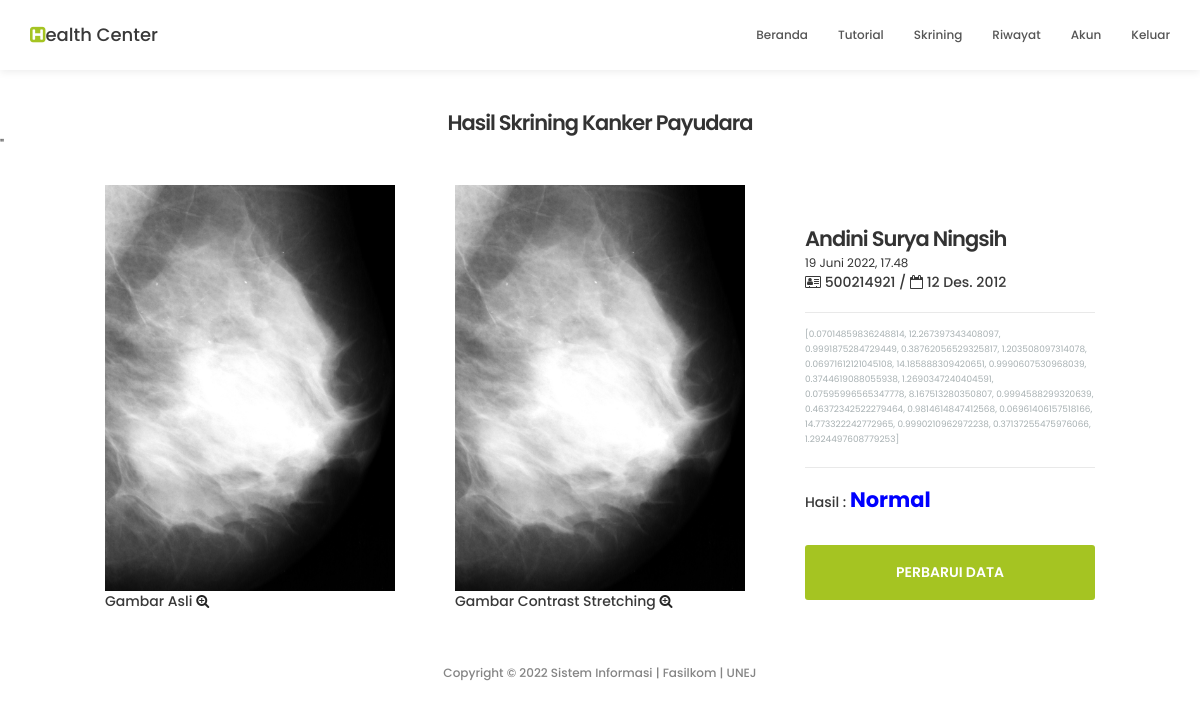
Screenshot of /skrining/10/hasil/ (signed in) with the database file from the repository.
### classify/models.py (models this page shows, shortened)
class Classify(models.Model):
    nama_Dokter = models.ForeignKey(User, on_delete=models.CASCADE)
    nama_Pasien = models.CharField(max_length=100)
    tanggal_Lahir = models.DateField()
    nomer_Rekam_Medis = models.CharField(max_length=100)
    gambar_Mammogram = models.ImageField(upload_to='raw_mammogram')
    gambar_Mammogram_Contrast_Stretching = models.ImageField(upload_to='cs_mammogram')
    fitur = models.TextField()
    hasil = models.CharField(choices=hasil_classify, max_length=1)
    tanggal_Skrining = models.DateTimeField(auto_now_add=True)

### classify/views.py (the view)
# urls.py: path('skrining/<int:pk>/hasil/', ClassifyDetailView.as_view(), name='classify-hasil'),
class ClassifyDetailView(LoginRequiredMixin, UserPassesTestMixin, DetailView):
    model = Classify
    def test_func(self):
        classify = self.get_object()
        if self.request.user == classify.nama_Dokter:
            return True
        return False

### classify/templates/classify/classify_detail.html
{% extends "classify/base.html" %}
{% load static %}
{% load crispy_forms_tags %}
{% block content %}
<section id="appointment" data-stellar-background-ratio="3" style="padding-top: 20px">
     <div class="section-title" style="padding: 0;">
          <div style="text-align: center;">
               <h3>Hasil Skrining Kanker Payudara</h3>
          </div>
"
          <div class="container" style="display: flex; align-items: center; justify-content: center;" enctype="multipart/form-data">
               <div class="row col-md-4 col-sm-4">
                    <div class="news-info">
                         <img src="{{ classify.gambar_Mammogram.url }}" class="img-responsive">
                         <a href="{{ classify.gambar_Mammogram.url }}">
                              <label>Gambar Asli</label>
                              <i class="fa fa-search-plus"></i>
                         </a>
                    </div>
               </div>
               <div class="row col-md-4 col-sm-4">
                    <div class="news-info">
                         <img src="{{ classify.gambar_Mammogram_Contrast_Stretching.url }}" class="img-responsive">
                         <a href="{{ classify.gambar_Mammogram_Contrast_Stretching.url }}">
                              <label>Gambar Contrast Stretching</label>
                              <i class="fa fa-search-plus"></i>
                         </a>
                    </div>
               </div>
               <div class="row col-md-4 col-sm-4">
                    <div class="team-info">
                         <h3>{{ object.nama_Pasien }}</h3>
                         <small>{{ object.tanggal_Skrining }}</small>
                         <div>
                              <label data-toggle="tooltip" title="Nomor Rekam Medis">
                                   <i class="fa fa-vcard-o"></i> {{ object.nomer_Rekam_Medis }} /</label>
                              <label data-toggle="tooltip" title="Tanggal Lahir">
                                   <i class="fa fa-calendar-o"></i> {{ object.tanggal_Lahir }}</label>
                         </div>
                         <div class="team-contact-info" style="color: #A7B0B2; font-size: 75%">
                              <small>{{ object.fitur }}</small>
                         </div>
                         <div class="team-contact-info">
                              {% if object.hasil == '1' %}
                                   <label>
                                        Hasil :
                                        <label style="color:red; font-weight:bold; font-size: 150%">{{ object.get_hasil_display }}</label>
                                   </label>
                              {% else %}
                                   <label>
                                        Hasil :
                                        <label style="color:blue; font-weight:bold; font-size: 150%">{{ object.get_hasil_display }}</label>
                                   </label>
                              {% endif %}
                         </div>
                         <div style="padding-top: 20px">
                              <a href="{% url 'classify-sunting' object.id %}">
                                   <button class="form-control" id="cf-submit">PERBARUI DATA</button>
                              </a>
                         </div>
                    </div>
               </div>
          </div>
     </div>
</section>
{%  endblock content  %}

### classify/templates/classify/base.html (shortened to what this page needs)
{%  load static  %}
<!DOCTYPE html>
<html lang="en">
<head>
    <link rel="stylesheet" type="text/css" href="{% static 'classify/css/animate.css' %}">
    <link rel="stylesheet" type="text/css" href="{% static 'classify/css/bootstrap.min.css' %}">
    <link rel="stylesheet" type="text/css" href="{% static 'classify/css/font-awesome.min.css' %}">
    <link rel="stylesheet" type="text/css" href="{% static 'classify/css/owl.carousel.css' %}">
    <link rel="stylesheet" type="text/css" href="{% static 'classify/css/owl.theme.default.min.css' %}">
    <link rel="stylesheet" type="text/css" href="{% static 'classify/css/tooplate-style.css' %}">
</head>
<body id="top" data-spy="scroll" data-target=".navbar-collapse" data-offset="50">
     <section class="navbar navbar-default navbar-static-top" role="navigation">
          <div class="container">
               <div class="navbar-header">
                    <a href="{% url 'classify-beranda' %}" class="navbar-brand"><i class="fa fa-h-square"></i>ealth Center</a>
               </div>
               <div class="collapse navbar-collapse">
                    <ul class="nav navbar-nav navbar-right">
                         <li><a href="{% url 'classify-beranda' %}">Beranda</a></li>
                         <li><a href="{% url 'classify-tutorial' %}">Tutorial</a></li>
                         <li><a href="{% url 'classify-skrining' %}">Skrining</a></li>
                         <li><a href="{% url 'classify-riwayat' %}">Riwayat</a></li>
                         {% if user.is_authenticated %}
                             <li><a href="{% url 'akun' %}" class="smoothScroll">Akun</a></li>
                             <li><a href="{% url 'keluar' %}" class="smoothScroll">Keluar</a></li>
                         {% else %}
                             <li><a href="{% url 'registrasi' %}" class="smoothScroll">Registrasi</a></li>
                             <li><a href="{% url 'masuk' %}" class="smoothScroll">Masuk</a></li>
                         {% endif %}
                    </ul>
               </div>
          </div>
     </section>
     {% block content %}{% endblock content %}
     <footer data-stellar-background-ratio="5" style ="padding-top:15px; padding-bottom: 10px;">
          <div class="container">
               <div class="col-md-12 col-sm-12, text-align-center">
                    <div class="copyright-text">
                         <p>Copyright &copy; 2022 Sistem Informasi | Fasilkom | UNEJ</p>
                    </div>
               </div>
          </div>
     </footer>
</body>
</html>

### classify/static/classify/css/tooplate-style.css (style rules this page uses)
body { background: #ffffff; font-family: 'Poppins', sans-serif; overflow-x: hidden; }
h1,h2,h3,h4,h5,h6 { font-weight: 600; line-height: inherit; }
h1,h2,h3,h4 { letter-spacing: -1px; }
h3 { font-size: 1.8em; line-height: 1.2em; margin-bottom: 0; }
p { color: #757575; font-size: 14px; font-weight: normal; line-height: 24px; }
html { -webkit-font-smoothing: antialiased; }
a { color: #252525; -webkit-transition: 0.5s; transition: 0.5s; text-decoration: none !important; }
.section-title { padding-bottom: 20px; }
.text-align-center { text-align: center; }
.news-info { padding: 30px; text-align: left; }
.navbar-default { background: #ffffff; box-shadow: 0 2px 8px rgba(0,0,0,.075); border: none; margin-bottom: 0; padding: 10px; }
.navbar-default .navbar-brand { color: #393939; font-weight: 500; }
.navbar-default .navbar-brand .fa { color: #a5c422; }
.navbar-default .navbar-nav li a { color: #555555; font-size: 12px; font-weight: 500; padding-right: 20px; padding-left: 20px; -webkit-transition: all ease-in-out 0.4s; transition: all ease-in-out 0.4s; }
.team-info { padding: 20px 30px 0 30px; }
.team-contact-info { border-top: 1px solid #e9e9e9; padding-top: 1.2em; margin-top: 1.5em; }
#appointment { padding-top: 100px; }
#appointment label { color: #393939; font-weight: 500; }
#appointment .form-control { background: #f9f9f9; border: none; border-radius: 3px; box-shadow: none; font-size: 14px; font-weight: normal; margin-bottom: 15px; transition: all ease-in-out 0.4s; }
#appointment button#cf-submit { background: #a5c422; color: #ffffff; font-weight: 600; height: 55px; }
footer { padding-top: 80px; padding-bottom: 40px; }
.copyright-text p, .footer-link a { color: #858585; font-size: 12px; font-weight: 500; }
@media only screen and (max-width: 1200px) { h3 { font-size: 1.5em; } }
@media only screen and (max-width: 1200px) { .navbar-default .navbar-nav li a { padding-right: 15px; padding-left: 15px; } }

### rows the page displays
Classify: gambar_Mammogram (picture), gambar_Mammogram_Contrast_Stretching (picture), nama_Pasien "Andini Surya Ningsih", tanggal_Skrining "19 Juni 2022, 17.48", nomer_Rekam_Medis "500214921", tanggal_Lahir "12 Des. 2012", fitur "[0.07014859836248814, 12.267397343408097, 0.9991875284729449, 0.38762056529325817, 1.203508097314078, 0.06971612121045108, 14.185888309420651, 0.9990607530968039, 0.3744619088055938, 1.2690347240404591, 0.07595996565347778, 8.167513280350807, 0.9994588299320639, 0.46372342522279464, 0.9814614847412568, 0.06961406157518166, 14.773322242772965, 0.9990210962972238, 0.37137255475976066, 1.2924497608779253]", hasil "Normal"
